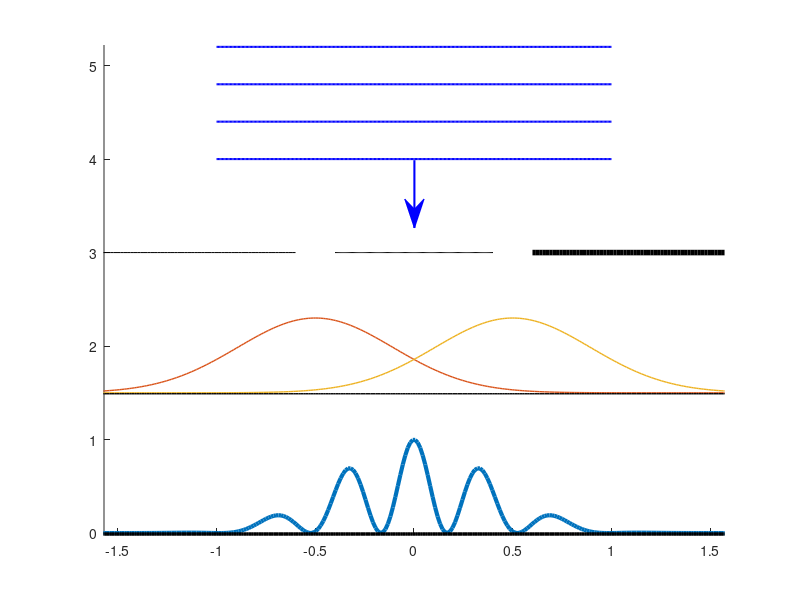

This chart was generated by the following MATLAB code: (Note: this script raises an error after producing the figure.)
clear variables;

%% Double slit pattern
theta = linspace(-pi, pi, 500);
I = 4*((sin(pi*sin(theta))./(pi*sin(theta))).^2).*((cos(3*pi*sin(theta))).^2);
g1 = 0.8*exp(-(theta+.5).^2/.31)+1.5;
g2 = 0.8*exp(-(theta-.5).^2/.31)+1.5;
base1 = linspace(1.49, 1.49, 500);
base2 = linspace(-0.01, -0.01, 500);
colx1 = linspace(-pi, -0.6, 150);
colx2 = linspace(-0.4, 0.4, 150); 
colx3 = linspace(0.6, pi, 150); 
coll = linspace(3, 3, 150);

wavex = linspace(-1, 1, 300);
wave1 = linspace(4.0, 4.0, 300);
wave2 = linspace(4.4, 4.4, 300);
wave3 = linspace(4.8, 4.8, 300);
wave4 = linspace(5.2, 5.2, 300);

close all;
figure; hold all;
plot(theta, I/max(I), 'linewidth', 3);
plot(theta, g1, 'linewidth', 1);
plot(theta, g2, 'linewidth', 1);
plot(theta, base1, 'k', 'linewidth', 1);
plot(theta, base2, 'k', 'linewidth', 2.5);
plot(colx1, coll, 'k', colx2, coll, 'k', colx3, coll, 'k', 'linewidth', 4);
plot(wavex, [wave1; wave2; wave3; wave4], 'b', 'linewidth', 1.5);
annotation('arrow', [0.518 0.518], [0.733, 0.62], 'color', 'b', 'linewidth', 1.5, 'HeadLength', 15, 'HeadWidth', 10);
axis([-1.57 1.57 -0.01 5.22]);
set(gca, 'XTick', {}, 'YTick', {}, 'visible', 'off');

%% Probability Density Function
x = linspace(-2, 1, 50);
y = cos(2*x) + sin(3*x) + 0.708;

close all;
figure; hold all;
plot(x, y, 'linewidth', 2.5);
set(gca, 'XTick', {}, 'YTick', {}, 'visible', 'off');
idx = (x > -0.2) & (x < 0.75);
H = area(x(idx), y(idx));
set(H(1), 'FaceColor', 0.8*[1 1 1]);
text(-0.2, -0.15, '$a$', 'interpreter', 'latex', 'fontsize', 28);
text(0.65, -0.15, '$b$', 'interpreter', 'latex', 'fontsize', 28);
text(-1.2, 1.2, '$|\Psi(x,t)|^2$', 'interpreter', 'latex', 'fontsize', 28);

%% Stationary states
x = linspace(0, pi, 100);
p1 = sin(x);
p2 = sin(2*x);
p3 = sin(3*x);

close all;
figure; hold all;
plot(x, p3, 'linewidth', 3.5);
line([0 0], [-0.4, 1.1], 'color', 'k', 'linewidth', 2);
line([-0.4, 3.3], [0 0], 'color', 'k', 'linewidth', 2);
axis([-0.5, 3.3, -1.1, 1.1]);
set(gca, 'XTick', {}, 'YTick', {}, 'visible', 'off');
text(-0.75, 1.0, '$\psi_3(x)$', 'interpreter', 'latex', 'fontsize', 30);

%% Quantum dots
x = linspace(0, 10, 100);
y1 = exp(-(x-1.5).^2);
y2 = exp(-(x-4.0).^2);
y3 = exp(-(x-6.5).^2);

close all;
figure; hold all;
plot(x, y1, 'b', 'linewidth', 3);
plot(x, y2, 'g', 'linewidth', 3);
plot(x, y3, 'r', 'linewidth', 3);
% line([0 0], [0, 1.1], 'color', 'k', 'linewidth', 2);
% line([0, 3.3], [0 0], 'color', 'k', 'linewidth', 2);
axis([-0.01, 8, -0.01, 1.05]);
set(gca, 'XTick', {}, 'YTick', {}, 'fontsize', 20, 'linewidth', 1.5);
ylabel('Intensity (a.u.)');
xlabel('Wavelength of light (\lambda)');
text(2.0, 1.0, '2 nm', 'fontsize', 20);
text(4.3, 1.0, '3 nm', 'fontsize', 20);
text(6.8, 1.0, '5 nm', 'fontsize', 20);

%% Kronig-Penney model
warning off

% Constants
a = 2e-10; 
Emax = 100 * 1.6e-19;
hbar = 1.055e-34;
mass = 9.11e-31;

E = linspace(0, Emax, 1e5);
mu = 1*10^(0.5);
k = sqrt(2*mass*E)/hbar;
rhs = cos(k*a) + mu*sin(k*a)./(k*a);

q = acos(rhs);
ind1 = 3300:1:9421;
ind2 = 17887:1:37700;
ind3 = 48119:1:84785;
E = E/1.6e-19;

close all;
figure(1); hold all;
co = get(gca, 'ColorOrder');
plot(q(ind1), E(ind1), 'color', co(1,:), 'linewidth', 3)
plot(-q(ind1), E(ind1), 'color', co(1,:), 'linewidth', 3)
plot(q(ind2), E(ind2), 'color', co(1,:), 'linewidth', 3)
plot(-q(ind2), E(ind2), 'color', co(1,:), 'linewidth', 3)
plot(q(ind3), E(ind3), 'color', co(1,:), 'linewidth', 3)
plot(-q(ind3), E(ind3), 'color', co(1,:), 'linewidth', 3)
xlabel('q')
ylabel('Energy')
axis([-pi-0.2 pi+0.2 0 90])
set(gca, 'YTick', {}, 'fontsize', 24, 'linewidth', 1.5);
set(gca, 'box', 'off');
ax = gca;
ax.XTick = [-pi, 0, pi];
ax.XTickLabels = {'-\pi/d', '0', '\pi/d'};
line([0, 0], [0, 90], 'color', 'k', 'linestyle', '--', 'linewidth', 2);
line([pi, pi], [0, 90], 'color', 'k', 'linestyle', '--', 'linewidth', 2);
line([-pi, -pi], [0, 90], 'color', 'k', 'linestyle', '--', 'linewidth', 2);

figure(2); hold all;
plot(q(ind1), E(ind1), 'color', co(1,:), 'linewidth', 3)
plot(q(ind2)+pi, fliplr(E(ind2)), 'color', co(1,:), 'linewidth', 3)
plot(q(ind3)+2*pi, E(ind3), 'color', co(1,:), 'linewidth', 3)
xlabel('q')
ylabel('Energy')
axis([0 3*pi+0.2 0 90])
set(gca, 'XTick', {}, 'YTick', {}, 'fontsize', 24, 'linewidth', 1.5);
set(gca, 'box', 'off');
line([pi, pi], [0, 90], 'color', 'k', 'linestyle', '--', 'linewidth', 2);
line([2*pi, 2*pi], [0, 90], 'color', 'k', 'linestyle', '--', 'linewidth', 2);
line([3*pi, 3*pi], [0, 90], 'color', 'k', 'linestyle', '--', 'linewidth', 2);
ax = gca;
ax.XTick = [0, pi, 2*pi, 3*pi];
ax.XTickLabels = {'0', '\pi/d', '2\pi/d', '3\pi/d'};

%% Parabolic potential
x = linspace(-1, 9, 200);
y = 0.7*sin((x+1.7)/2) + cos(x-0.3) + 0.03*exp(x-5);
z = 0.5*(x-3.774).^2-0.661;

close all;
figure(1); hold all;
plot(x, y, 'linewidth', 4);
plot(x, z, 'k--', 'linewidth', 3.5);
axis([-1 9, -1, 2]);
set(gca, 'XTick', {}, 'YTick', {}, 'fontsize', 24, 'linewidth', 1.5);
xlabel('$x$', 'interpreter', 'latex');
ylabel('$V(x)$', 'interpreter', 'latex');

%% Hermite polynomials
a = 0.036;
x = linspace(-a, a, 1000);
m = 9e-31;
w = 1e1;
hbar = 1e-34;
C = (m*w/(pi*hbar))^0.25;
q = sqrt(m*w/hbar);
n = 50;
psi = hermiteH(n, q*x) .* exp(-q^2*x.^2/2);
% psi = C * 1/(sqrt(2^n*factorial(n))) * hermiteH(n, q*x) .* exp(-q^2*x.^2/2);
prob = psi.^2;

close all;
figure(1); hold all;
plot(x, prob, 'linewidth', 2);
axis([-1.1*a, 1.1*a, 0, 1.1*max(prob)]);
% axis([-1.1*a, 1.1*a, 1.1*min(psi), 1.1*max(psi)]);
set(gca, 'XTick', {}, 'YTick', {}, 'fontsize', 24, 'linewidth', 1.5);
xlabel('$x$', 'interpreter', 'latex');
ylabel('$|\psi_{50}(x)|^2$', 'interpreter', 'latex');

%% Casimir effect
close all;
x = linspace(-10, 10, 1000);
y = zeros(5, length(x));
y(1,:) = sin(5*x) + 12;
y(2,:) = sin(4*x) + 9;
y(3,:) = sin(2*x) + 6;
y(4,:) = sin(0.9*x) + 3;
y(5,:) = sin(0.5*x);
left = x <= 0;
right = x >= pi;

figure; hold all;
colord = get(gca, 'ColorOrder');
plot(x, y(1:3,:), 'color', colord(2,:), 'linewidth', 5);
plot(x(left), y(4:5,left), x(right), y(4:5,right), 'color', colord(2,:), 'linewidth', 5); 
plot([0, 0], [-2, 14.5], 'color', colord(1,:), 'linewidth', 5);
plot([pi, pi], [-2, 14.5], 'color', colord(1,:), 'linewidth', 5);
plot([-5*pi/4, -5*pi/4], [4, 5], 'color', 'k', 'linewidth', 2.5);
plot([-pi/4, -pi/4], [4, 5], 'color', 'k', 'linewidth', 2.5);
axis([-4.5, pi+4.5, -5, 17]); 
set(gca, 'XTick', {}, 'YTick', {}, 'visible', 'off');

fontsize = 25;
txt1 = 'Casimir plates';
txt2 = {'vacuum', 'fluctuations'};
txt3 = '\it{d}';
txt4 = '\lambda > \it{d}';
txt5 = '\lambda';
% txt6 = 'virtual \gamma';
text(-4, -5, txt1, 'fontsize', fontsize);
text(4, 15.8, txt2, 'fontsize', fontsize);
text(1.33, 15, txt3, 'fontsize', fontsize);
text(4, -2, txt4, 'fontsize', fontsize);
text(-2.5, 3, txt5, 'fontsize', fontsize);
% text(0.4, 3.8, txt6, 'fontsize', fontsize);

%% Phonon modes
close all;
x = linspace(0, pi, 100);
m1 = 7;
m2 = 10;
C = 100;
k = 0.1;
d = 1;
y1 = sqrt(C/(m1*m2)*(m1+ m2 + sqrt(m1^2 + m2^2 + 2*m1*m2*cos(x*d))));
y2 = sqrt(C/(m1*m2)*(m1+ m2 - sqrt(m1^2 + m2^2 + 2*m1*m2*cos(x*d))));
figure; hold all;
colord = get(gca, 'ColorOrder');
plot(x, y1, 'linewidth', 5);
plot(x, y2, 'linewidth', 5);
axis([0, pi, 0, 7]);
xlabel('$k$', 'interpreter', 'latex');
ylabel('$\omega(k)$', 'interpreter', 'latex');
set(gca, 'XTick', {}, 'YTick', {}, 'linewidth', 3, 'fontsize', 28);
txt1 = 'optical';
txt2 = 'acoustic';
txt3 = '\pi/d';
text(0.5, 6, txt1, 'fontsize', 28, 'color', colord(1,:));
text(0.5, 3, txt2, 'fontsize', 28, 'color', colord(2,:));
text(pi-0.2, -0.5, txt3, 'fontsize', 28);

%% Save figures
for i = 1
    print(figure(i), 'hermite', '-dpng', '-r300');
end